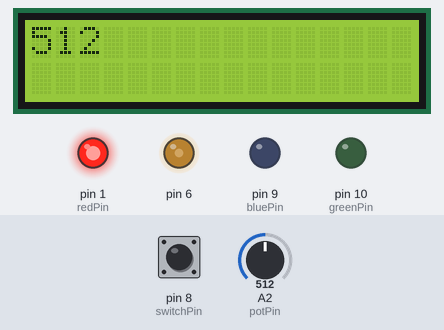
Bench run of a sketch on a simulated Arduino Uno, built with avr-gcc and run on an emulated ATmega328P. On the bench: 16×2 character LCD, output pins drawn as LEDs (lit = HIGH). The inputs (shaded band) are chosen by the test bench; at power-on: pin 8 (switchPin) HIGH, A2 (potPin) = 512.

Above: at 1.2 s.
1.3 s: pin 8 (switchPin) pulled LOW for 0.4 s
At 2.25 s:
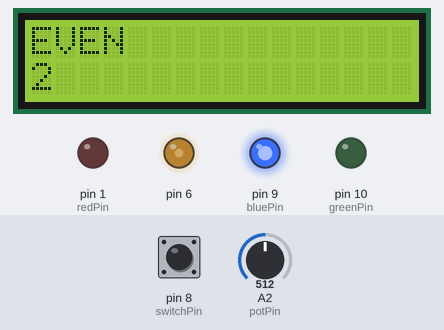
3.8 s: pin 8 (switchPin) pulled LOW for 1 s
At 5.45 s:
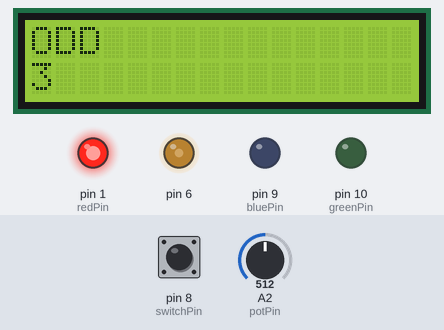
7.0 s: A2 (potPin) set to 716
At 8.2 s:
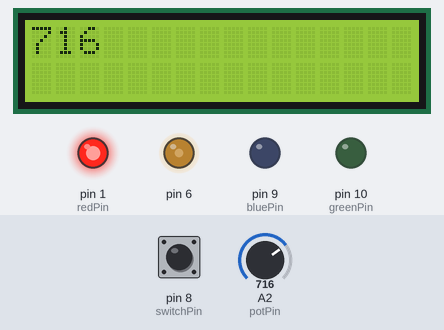
8.7 s: A2 (potPin) set to 900
At 9.5 s:
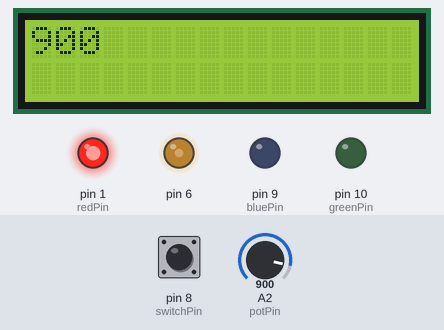
10.5 s: A2 (potPin) set to 1023
At 12.0 s:
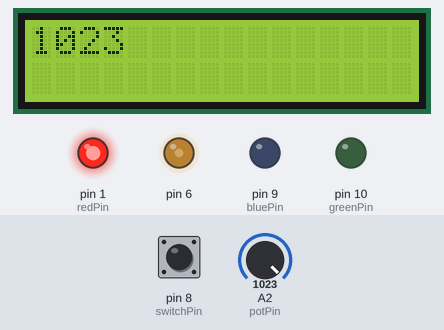
Timing chart, 0 to 13.2 s (numbered marks = the images above; inputs shaded):
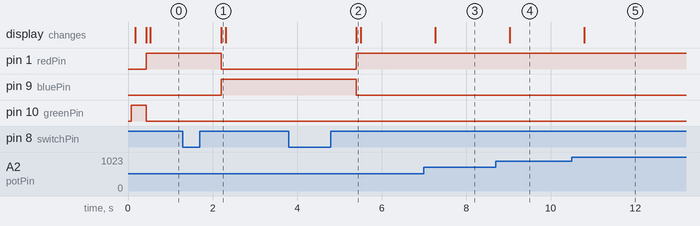

The sketch:

multi_led_lcd_display.ino
```cpp
#include <LiquidCrystal.h>

const int rs = 12, en = 11, d4 = 5, d5 = 4, d6 = 3, d7 = 2;
LiquidCrystal lcd(rs, en, d4, d5, d6, d7);
int Contrast = 100;
int switchPin = 8;
boolean lastButton = LOW;
boolean currentButton = LOW;
int ledCount = 0;
int redPin = 1;
int greenPin = 10;
int bluePin = 9;
int potPin = 2;
int potVal = 0;

void setup() {
  // set up the LCD's number of columns and rows:
  analogWrite(6,Contrast);
  lcd.begin(16, 2);
  // Print a message to the LCD.
  lcd.print("Happy 2019!");
  lcd.setCursor(0, 1);
  lcd.print("Press the button");
  pinMode(redPin, OUTPUT);
  pinMode(greenPin, OUTPUT);
  pinMode(bluePin, OUTPUT);
}

boolean debounce(boolean last) {
  boolean current = digitalRead(switchPin);
  if (last != current) {
    delay(5);
    current = digitalRead(switchPin);
  }
  return current;
}


void loop() {
  currentButton = debounce(lastButton);
  if (ledCount == 0) {
    digitalWrite(greenPin,HIGH);
    } else {
      digitalWrite(greenPin,LOW);
    }

    potVal = analogRead(potPin);
    delay(100);
    lcd.clear();
    lcd.setCursor(0, 0);
    lcd.print(potVal);
    delay(250);


  if ( lastButton == LOW  && currentButton == HIGH ) {
    ledCount = ledCount + 1;
    if ( ledCount % 2 ) {
      lcd.clear();
      lcd.setCursor(0, 0);
      lcd.print("ODD           ");
      lcd.setCursor(0, 1);
      lcd.print(ledCount);
      digitalWrite(redPin,HIGH);
      digitalWrite(bluePin,LOW);
      digitalWrite(greenPin,LOW);
    } else {
      lcd.clear();
      lcd.setCursor(0, 0);
      lcd.print("EVEN          ");
      lcd.setCursor(0, 1);
      lcd.print(ledCount);
      digitalWrite(bluePin,HIGH);
      digitalWrite(redPin,LOW);
      digitalWrite(greenPin,LOW);
    }
  }
  lastButton = currentButton;

  // print the number of seconds since reset:


}
```

Measured:
- after the input at 1.3 s, pin 1 (redPin): HIGH → LOW after 0.91 s; pin 9 (bluePin): LOW → HIGH after 0.91 s; the display: changes after 0.91 s (image 1)
- after the input at 3.8 s, pin 1 (redPin): LOW → HIGH after 1.6 s; pin 9 (bluePin): HIGH → LOW after 1.6 s; the display: changes after 1.6 s (image 2)
- after the input at 7.0 s, the display: changes after 0.27 s (image 3)
- after the input at 8.7 s, the display: changes after 0.33 s (image 4)
- after the input at 10.5 s, the display: changes after 0.30 s (image 5)
